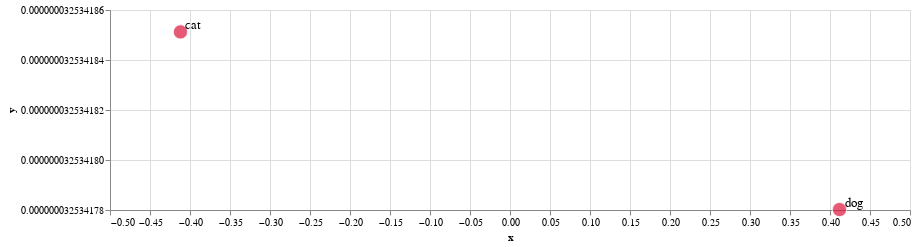

The notebook cell this image was saved under:
### Code cell
source = pd.DataFrame(
    {
        "text": df.index,
        "x": df["reduced"].apply(lambda x: x[0]).to_list(),
        "y": df["reduced"].apply(lambda x: x[1]).to_list(),
    }
)

scatterplot(source, labels=True)

### Figure 1 — Vega-Lite specification as saved in the notebook (floating-point values rounded to 4 significant figures)
{"config": {"view": {"continuousWidth": 300, "continuousHeight": 300}}, "layer": [{"mark": {"type": "circle", "color": "crimson", "size": 200, "stroke": "white", "strokeWidth": 1}, "encoding": {"x": {"field": "x", "scale": {"zero": false}, "type": "quantitative"}, "y": {"field": "y", "scale": {"zero": false}, "type": "quantitative"}}}, {"mark": {"type": "text", "align": "left", "baseline": "bottom", "dx": 5, "fontSize": 13}, "encoding": {"text": {"field": "text", "type": "nominal"}, "x": {"field": "x", "scale": {"zero": false}, "type": "quantitative"}, "y": {"field": "y", "scale": {"zero": false}, "type": "quantitative"}}}], "data": {"name": "data-c3579cb81e764f40bf7b5fdf714f23ee"}, "height": 200, "width": 800, "$schema": "https://vega.github.io/schema/vega-lite/v5.8.0.json", "datasets": {"data-c3579cb81e764f40bf7b5fdf714f23ee": [{"text": "cat", "x": -0.4119, "y": 3.253e-08}, {"text": "dog", "x": 0.4119, "y": 3.253e-08}]}}
